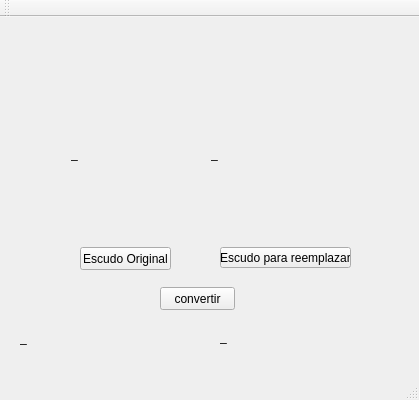
<?xml version="1.0" encoding="UTF-8"?>
<ui version="4.0">
 <class>MainWindow</class>
 <widget class="QMainWindow" name="MainWindow">
  <property name="geometry">
   <rect>
    <x>0</x>
    <y>0</y>
    <width>419</width>
    <height>400</height>
   </rect>
  </property>
  <property name="windowTitle">
   <string>ESCUDOS SIMULADOR</string>
  </property>
  <widget class="QWidget" name="centralWidget">
   <widget class="QPushButton" name="btn_file">
    <property name="geometry">
     <rect>
      <x>80</x>
      <y>230</y>
      <width>91</width>
      <height>23</height>
     </rect>
    </property>
    <property name="text">
     <string>Escudo Original</string>
    </property>
   </widget>
   <widget class="QPushButton" name="pushButton">
    <property name="geometry">
     <rect>
      <x>160</x>
      <y>270</y>
      <width>75</width>
      <height>23</height>
     </rect>
    </property>
    <property name="text">
     <string>convertir</string>
    </property>
   </widget>
   <widget class="QLabel" name="label_2">
    <property name="geometry">
     <rect>
      <x>20</x>
      <y>310</y>
      <width>181</width>
      <height>21</height>
     </rect>
    </property>
    <property name="text">
     <string>_</string>
    </property>
   </widget>
   <widget class="QPushButton" name="pushButton_2">
    <property name="geometry">
     <rect>
      <x>220</x>
      <y>230</y>
      <width>131</width>
      <height>21</height>
     </rect>
    </property>
    <property name="text">
     <string>Escudo para reemplazar</string>
    </property>
   </widget>
   <widget class="QLabel" name="label_4">
    <property name="geometry">
     <rect>
      <x>220</x>
      <y>310</y>
      <width>181</width>
      <height>20</height>
     </rect>
    </property>
    <property name="text">
     <string>_</string>
    </property>
   </widget>
   <widget class="QWidget" name="layoutWidget">
    <property name="geometry">
     <rect>
      <x>60</x>
      <y>30</y>
      <width>296</width>
      <height>194</height>
     </rect>
    </property>
    <layout class="QGridLayout" name="gridLayout">
     <item row="0" column="0">
      <widget class="QLabel" name="label">
       <property name="minimumSize">
        <size>
         <width>144</width>
         <height>192</height>
        </size>
       </property>
       <property name="text">
        <string>_</string>
       </property>
      </widget>
     </item>
     <item row="0" column="1">
      <widget class="QLabel" name="label_3">
       <property name="minimumSize">
        <size>
         <width>144</width>
         <height>192</height>
        </size>
       </property>
       <property name="text">
        <string>_</string>
       </property>
      </widget>
     </item>
    </layout>
   </widget>
  </widget>
  <widget class="QMenuBar" name="menuBar">
   <property name="geometry">
    <rect>
     <x>0</x>
     <y>0</y>
     <width>419</width>
     <height>21</height>
    </rect>
   </property>
  </widget>
  <widget class="QToolBar" name="mainToolBar">
   <attribute name="toolBarArea">
    <enum>TopToolBarArea</enum>
   </attribute>
   <attribute name="toolBarBreak">
    <bool>false</bool>
   </attribute>
  </widget>
  <widget class="QStatusBar" name="statusBar"/>
 </widget>
 <layoutdefault spacing="6" margin="11"/>
 <resources/>
 <connections/>
</ui>
